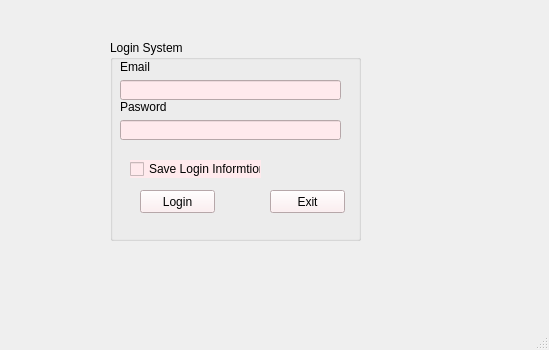
<?xml version="1.0" encoding="UTF-8"?>
<ui version="4.0">
 <class>MainWindow</class>
 <widget class="QMainWindow" name="MainWindow">
  <property name="geometry">
   <rect>
    <x>0</x>
    <y>0</y>
    <width>549</width>
    <height>350</height>
   </rect>
  </property>
  <property name="windowTitle">
   <string>MainWindow</string>
  </property>
  <widget class="QWidget" name="centralwidget">
   <widget class="QGroupBox" name="groupBox">
    <property name="geometry">
     <rect>
      <x>110</x>
      <y>40</y>
      <width>251</width>
      <height>201</height>
     </rect>
    </property>
    <property name="styleSheet">
     <string notr="true"/>
    </property>
    <property name="title">
     <string>Login System</string>
    </property>
    <widget class="QLabel" name="label">
     <property name="geometry">
      <rect>
       <x>10</x>
       <y>20</y>
       <width>47</width>
       <height>14</height>
      </rect>
     </property>
     <property name="text">
      <string>Email</string>
     </property>
    </widget>
    <widget class="QLabel" name="label_2">
     <property name="geometry">
      <rect>
       <x>10</x>
       <y>60</y>
       <width>47</width>
       <height>14</height>
      </rect>
     </property>
     <property name="text">
      <string>Pasword</string>
     </property>
    </widget>
    <widget class="QLineEdit" name="lineEditEmail">
     <property name="geometry">
      <rect>
       <x>10</x>
       <y>40</y>
       <width>221</width>
       <height>20</height>
      </rect>
     </property>
     <property name="styleSheet">
      <string notr="true">background-color: rgb(255, 234, 237);</string>
     </property>
    </widget>
    <widget class="QLineEdit" name="lineEditPassword">
     <property name="geometry">
      <rect>
       <x>10</x>
       <y>80</y>
       <width>221</width>
       <height>20</height>
      </rect>
     </property>
     <property name="styleSheet">
      <string notr="true">background-color: rgb(255, 234, 237);
</string>
     </property>
     <property name="echoMode">
      <enum>QLineEdit::Password</enum>
     </property>
    </widget>
    <widget class="QCheckBox" name="checkBoxSave">
     <property name="geometry">
      <rect>
       <x>20</x>
       <y>120</y>
       <width>131</width>
       <height>18</height>
      </rect>
     </property>
     <property name="styleSheet">
      <string notr="true">background-color: rgb(255, 234, 237);

</string>
     </property>
     <property name="text">
      <string>Save Login Informtion</string>
     </property>
    </widget>
    <widget class="QPushButton" name="pushButtonLogin">
     <property name="geometry">
      <rect>
       <x>30</x>
       <y>150</y>
       <width>75</width>
       <height>23</height>
      </rect>
     </property>
     <property name="styleSheet">
      <string notr="true">background-color: rgb(255, 234, 237);
</string>
     </property>
     <property name="text">
      <string>Login</string>
     </property>
     <property name="icon">
      <iconset>
       <normaloff>../image/login.png</normaloff>../image/login.png</iconset>
     </property>
    </widget>
    <widget class="QPushButton" name="pushButtonExit">
     <property name="geometry">
      <rect>
       <x>160</x>
       <y>150</y>
       <width>75</width>
       <height>23</height>
      </rect>
     </property>
     <property name="styleSheet">
      <string notr="true">background-color: rgb(255, 234, 237);

</string>
     </property>
     <property name="text">
      <string>Exit</string>
     </property>
     <property name="icon">
      <iconset>
       <normaloff>../image/exit.png</normaloff>../image/exit.png</iconset>
     </property>
    </widget>
   </widget>
   <widget class="QLabel" name="label_3">
    <property name="geometry">
     <rect>
      <x>10</x>
      <y>50</y>
      <width>91</width>
      <height>101</height>
     </rect>
    </property>
    <property name="text">
     <string/>
    </property>
    <property name="pixmap">
     <pixmap>../image/admin.png</pixmap>
    </property>
    <property name="scaledContents">
     <bool>true</bool>
    </property>
   </widget>
  </widget>
  <widget class="QMenuBar" name="menubar">
   <property name="geometry">
    <rect>
     <x>0</x>
     <y>0</y>
     <width>549</width>
     <height>22</height>
    </rect>
   </property>
  </widget>
  <widget class="QStatusBar" name="statusbar"/>
 </widget>
 <resources/>
 <connections>
  <connection>
   <sender>pushButtonExit</sender>
   <signal>clicked()</signal>
   <receiver>MainWindow</receiver>
   <slot>close()</slot>
   <hints>
    <hint type="sourcelabel">
     <x>307</x>
     <y>223</y>
    </hint>
    <hint type="destinationlabel">
     <x>274</x>
     <y>174</y>
    </hint>
   </hints>
  </connection>
 </connections>
</ui>
